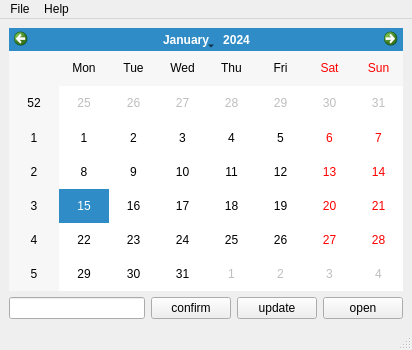
<?xml version="1.0" encoding="UTF-8"?>
<ui version="4.0">
 <class>main</class>
 <widget class="QMainWindow" name="main">
  <property name="windowModality">
   <enum>Qt::NonModal</enum>
  </property>
  <property name="enabled">
   <bool>true</bool>
  </property>
  <property name="geometry">
   <rect>
    <x>0</x>
    <y>0</y>
    <width>412</width>
    <height>350</height>
   </rect>
  </property>
  <property name="contextMenuPolicy">
   <enum>Qt::DefaultContextMenu</enum>
  </property>
  <property name="windowTitle">
   <string>demo</string>
  </property>
  <property name="windowIcon">
   <iconset resource="img.qrc">
    <normaloff>:/img/huang.jpg</normaloff>:/img/huang.jpg</iconset>
  </property>
  <widget class="QWidget" name="centralwidget">
   <layout class="QGridLayout" name="gridLayout">
    <item row="0" column="0">
     <layout class="QVBoxLayout" name="verticalLayout">
      <item>
       <widget class="QCalendarWidget" name="calendarWidget"/>
      </item>
      <item>
       <layout class="QHBoxLayout" name="horizontalLayout">
        <item>
         <widget class="QLineEdit" name="text_showdate"/>
        </item>
        <item>
         <widget class="QPushButton" name="btn_confirm">
          <property name="layoutDirection">
           <enum>Qt::LeftToRight</enum>
          </property>
          <property name="text">
           <string>confirm</string>
          </property>
          <property name="default">
           <bool>false</bool>
          </property>
         </widget>
        </item>
        <item>
         <widget class="QPushButton" name="btn_update">
          <property name="text">
           <string>update</string>
          </property>
         </widget>
        </item>
        <item>
         <widget class="QPushButton" name="btn_file">
          <property name="text">
           <string>open</string>
          </property>
         </widget>
        </item>
       </layout>
      </item>
     </layout>
    </item>
   </layout>
  </widget>
  <widget class="QMenuBar" name="menubar">
   <property name="geometry">
    <rect>
     <x>0</x>
     <y>0</y>
     <width>412</width>
     <height>23</height>
    </rect>
   </property>
   <widget class="QMenu" name="menuFile">
    <property name="title">
     <string>File</string>
    </property>
    <addaction name="actionOpen"/>
    <addaction name="actionExit"/>
   </widget>
   <widget class="QMenu" name="menuHelp">
    <property name="title">
     <string>Help</string>
    </property>
    <addaction name="actionAbout"/>
   </widget>
   <addaction name="menuFile"/>
   <addaction name="menuHelp"/>
  </widget>
  <widget class="QStatusBar" name="statusbar"/>
  <action name="actionExit">
   <property name="text">
    <string>Exit</string>
   </property>
   <property name="shortcut">
    <string>Ctrl+Q</string>
   </property>
  </action>
  <action name="actionAbout">
   <property name="text">
    <string>About</string>
   </property>
  </action>
  <action name="actionOpen">
   <property name="icon">
    <iconset resource="img.qrc">
     <normaloff>:/img/bird.jpg</normaloff>:/img/bird.jpg</iconset>
   </property>
   <property name="text">
    <string>Open</string>
   </property>
   <property name="shortcut">
    <string>Ctrl+O</string>
   </property>
  </action>
 </widget>
 <tabstops>
  <tabstop>btn_file</tabstop>
  <tabstop>text_showdate</tabstop>
  <tabstop>btn_confirm</tabstop>
  <tabstop>calendarWidget</tabstop>
  <tabstop>btn_update</tabstop>
 </tabstops>
 <resources>
  <include location="img.qrc"/>
 </resources>
 <connections>
  <connection>
   <sender>actionExit</sender>
   <signal>triggered()</signal>
   <receiver>main</receiver>
   <slot>close()</slot>
   <hints>
    <hint type="sourcelabel">
     <x>-1</x>
     <y>-1</y>
    </hint>
    <hint type="destinationlabel">
     <x>205</x>
     <y>174</y>
    </hint>
   </hints>
  </connection>
 </connections>
</ui>
